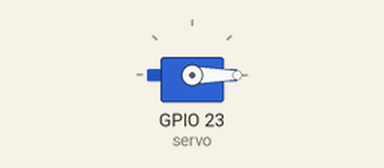
A sketch run on a simulated ESP32. Parts: servo.

Above: at 0.05 s.
At 0.15 s:
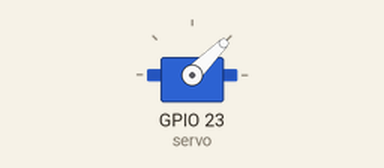
At 0.3 s:
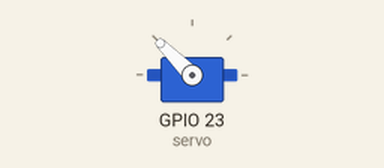
At 0.55 s:
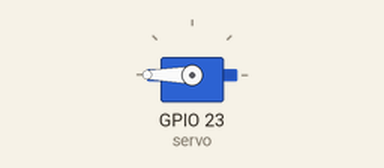
Timing chart, 0 to 3.0 s (numbered marks = the images above):
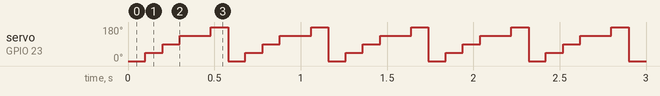

The sketch:

ESP32_Servo_PWM.ino
```cpp
#include <Arduino.h>
#include <ESP32Servo.h>
Servo servo;
void setup ()
{
servo.attach(23);//PWM Pin settings , And GPIO The pin number corresponds to .
}
void loop ()
{
// To 0°
servo.write(0);
delay(100);
// To 45°
servo.write(45);
delay(100);
// To 90°
servo.write(90);
delay(100);
// To 135°
servo.write(135);
delay(180);
// To 0°
servo.write(180);
delay(100);
}
```

Measured:
- by itself, servo on GPIO 23 (servo): repeats every 0.58 s: 90° 0.10 s, 135° 0.18 s, 180° 0.10 s, 0° 0.10 s, 45° 0.10 s
